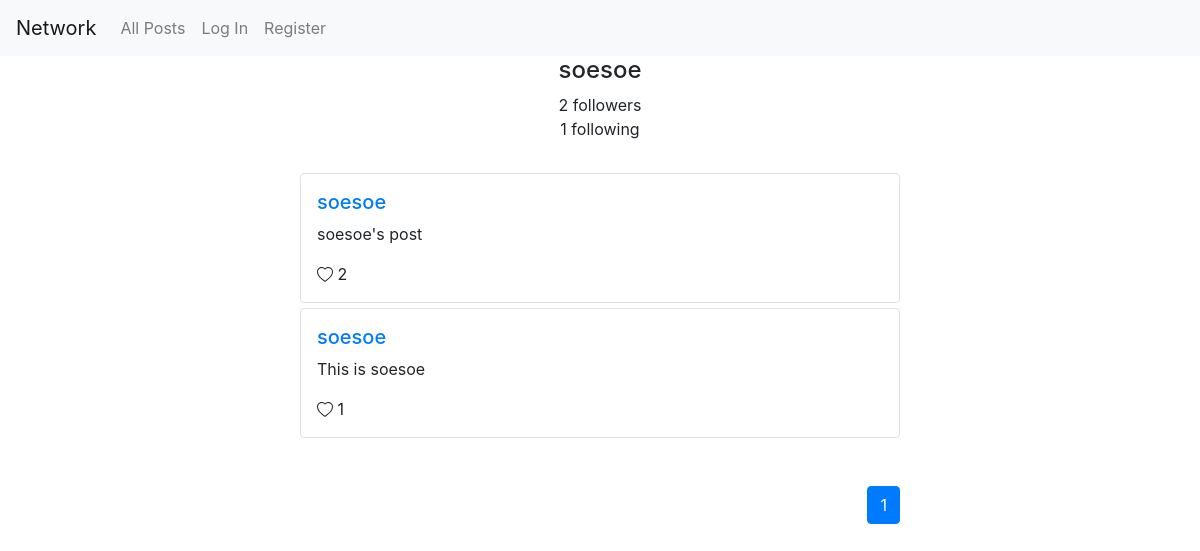
The page /profile/2 on the database its author committed.
### network/models.py (models this page shows, shortened)
class User(AbstractUser):
    pass

class Post(models.Model):
    post_user = models.ForeignKey(settings.AUTH_USER_MODEL,
                                  on_delete=models.CASCADE,
                                  related_name='user_posts')
    date_posted = models.DateTimeField(null=False, auto_now_add=True)
    content = models.TextField(null=False, blank=False)
    @property
    def liked(self):
        return [like.liked_user for like in self.liked_users.all()]

class Like(models.Model):
    liked_user = models.ForeignKey(settings.AUTH_USER_MODEL,
                                   on_delete=models.CASCADE,
                                   related_name='liked_posts')
    liked_post = models.ForeignKey(Post,
                                   on_delete=models.CASCADE,
                                   related_name='liked_users')

### network/views.py (the view)
# urls.py: path("profile/<int:user_id>", views.profile, name="profile"),
def profile(request, user_id):
    user = User.objects.get(pk=user_id)
    posts = user.user_posts.all()
    p = Paginator(posts, 10)
    page_number = request.GET.get('page')
    page_obj = p.get_page(page_number)
    return render(request, 'network/profile.html', {
        "user_id": user_id,
        "name": user.username,
        "email": user.email,
        "is_following": request.user.id in [follower.following_user.id for follower in user.followers.all()],
        "followers": [follower.following_user.username for follower in user.followers.all()],
        "following": [following.followed_user.username for following in user.followed_users.all()],
        "page_obj" : page_obj})

### network/templates/network/profile.html (shortened to what this page needs)
{% extends "network/layout.html" %}
{% load static %}
{% block body %}
    <div id="profile-div" class="container profile">
        <div class="name"><h4 id="name">{{ name }}</h4></div>
        <div class="no-of-follower"><span id="no-of-follower">{{ followers|length }} followers</span></div>
        <div class="no-of-following"><span id="no-of-following">{{ following|length }} following</span></div>
    </div>
    <section id="main_page">
      {% for post in page_obj.object_list %}
      <div class="container border rounded post">
          <div class="username"><h5><a href="{% url 'profile' post.post_user.id %}">{{ post.post_user.username }}</a></h5></div>
          <div class="content" id="post-{{ post.id }}"><p id="content-{{ post.id }}">{{ post.content }}</p></div>
          <div class="like">
          {% if user not in post.liked %}
            <svg id="like-icon-{{ post.id }}" onclick="like_post({{ post.id }})" width="1em" height="1em" viewBox="0 0 16 16" class="bi bi-heart" fill="currentColor" xmlns="http://www.w3.org/2000/svg">
              <path fill-rule="evenodd" d="M8 2.748l-.717-.737C5.6.281 2.514.878 1.4 3.053c-.523 1.023-.641 2.5.314 4.385.92 1.815 2.834
              3.989 6.286 6.357 3.452-2.368 5.365-4.542 6.286-6.357.955-1.886.838-3.362.314-4.385C13.486.878 10.4.28 8.717 2.01L8 2.748zM8
              15C-7.333 4.868 3.279-3.04 7.824 1.143c.06.055.119.112.176.171a3.12 3.12 0 0 1 .176-.17C12.72-3.042 23.333 4.867 8 15z"/>
            </svg>
            <span id="post-{{ post.id }}-like" class="like-count">{{ post.liked_users.all|length }}</span>
          {% endif %}
          </div>
      </div>
      {% endfor %}
  </section>
  <div class="paginator text-right container">
    <nav aria-label="paginator">
      <ul class="pagination">
        <li class="page-item active" aria-current="page">
          <a class="page-link" href="#">{{ page_obj.number }}<span class="sr-only">(current)</span></a>
        </li>
      </ul>
    </nav>
  </div>
{% endblock %}

### network/static/network/styles.css (style rules this page uses)
.bi-heart,.bi-heart-fill { cursor: pointer; }
#main_page { display: grid; row-gap: 5px; padding: 2em 0em; }
.post { padding: 1em; width: 50%; }
.paginator > nav { display: inline-block; }
.paginator { padding: 1em 0em; width: 50%; }
.profile { text-align: center; }

### rows shown on the page
User: username "soesoe"
Post: post_user.username "soesoe", content "soesoe's post", liked_users.all|length "2"
Post: post_user.username "soesoe", content "This is soesoe", liked_users.all|length "1"

### other values the page prints
{{ followers|length }} "2"
{{ following|length }} "1"
{{ page_obj.number }} "1"
